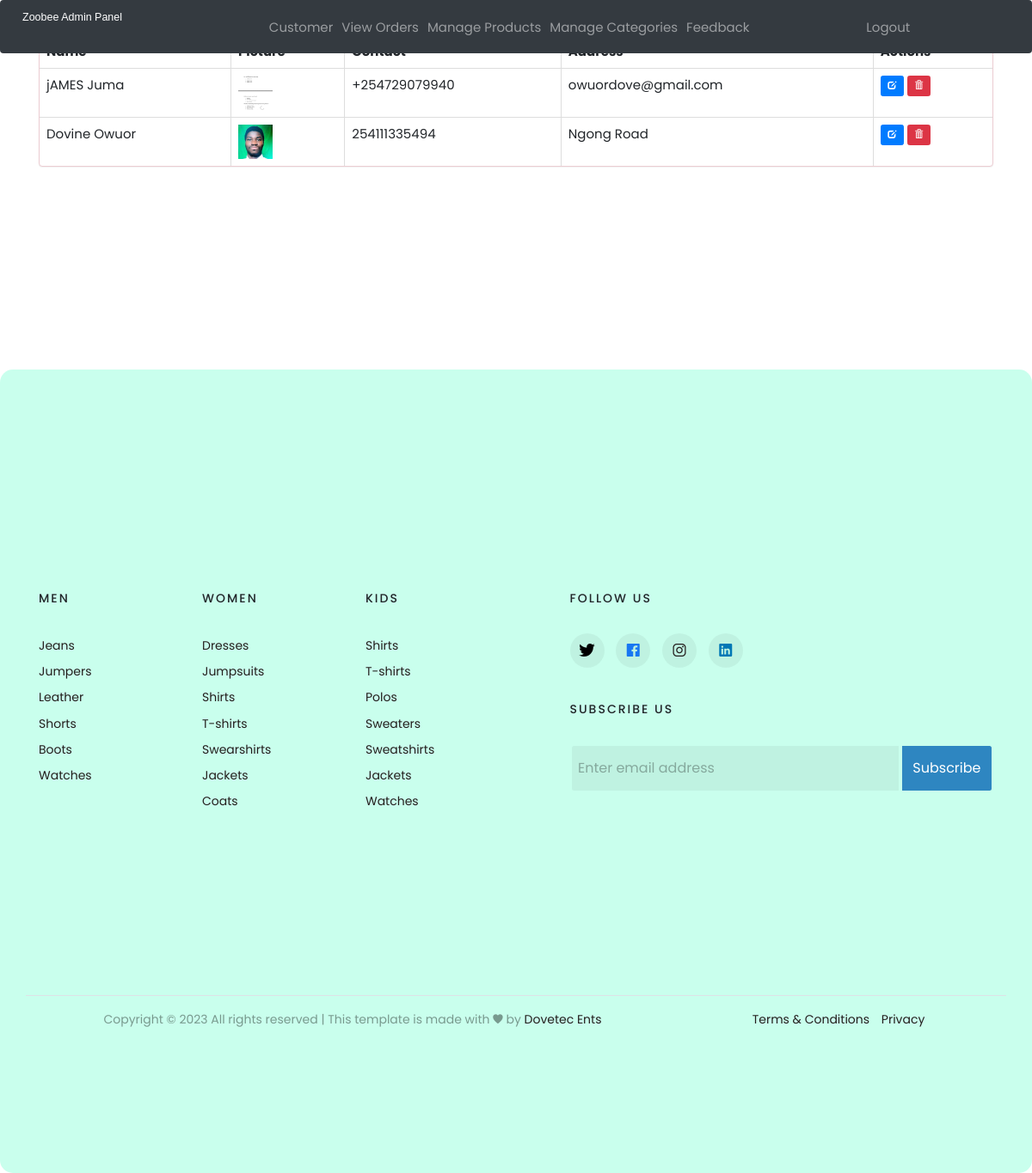
The app's page /view-customer (signed in) with its own data.
### ecom/models.py (models this page shows, shortened)
class Customer(models.Model):
    user=models.OneToOneField(User,on_delete=models.CASCADE)
    profile_pic= models.ImageField(upload_to='profile_pic/CustomerProfilePic/',null=True,blank=True)
    address = models.CharField(max_length=40)
    mobile = models.CharField(max_length=20,null=False)
    @property
    def get_name(self):
        return self.user.first_name+" "+self.user.last_name

### ecom/views.py (the view)
# urls.py: path('view-customer', views.view_customer_view,name='view-customer'),
@login_required(login_url='adminlogin')
def view_customer_view(request):
    customers=models.Customer.objects.all()
    return render(request,'ecom/view_customer.html',{'customers':customers})

### templates/ecom/view_customer.html (shortened to what this page needs)
{% extends 'ecom/admin_base.html' %}
{% block content %}
<head>
{% load static %}
  <link href="//netdna.bootstrapcdn.com/bootstrap/3.0.0/css/bootstrap.min.css" rel="stylesheet" id="bootstrap-css">
</head>
<div class="container">
  <div class="panel panel-danger">
    <div class="panel-heading">
      <h6 class="panel-title">Total Customers</h6>
    </div>
    <table class="table table-hover table-bordered" id="dev-table">
      <thead>
        <tr>
          <th>Name</th>
          <th>Picture</th>
          <th>Contact</th>
          <th>Address</th>
          <th>Actions</th>
        </tr>
      </thead>
      {% for c in customers %}
      <tr>
        <td> {{c.get_name}}</td>
        <td> <img src="{% static c.profile_pic.url %}" alt="Profile Pic" height="40px" width="40px" /></td>
        <td>{{c.mobile}}</td>
        <td>{{c.address}}</td>
        <td><a class="btn btn-primary btn-xs" href="{% url 'update-customer' c.id  %}"><span
              class="glyphicon glyphicon-edit"></span></a>
          <a class="btn btn-danger btn-xs" href="{% url 'delete-customer' c.id  %}"><span
              class="glyphicon glyphicon-trash"></span></a>
        </td>
      </tr>
      {% endfor %}
    </table>
  </div>
</div>
{% endblock content %}

### templates/ecom/admin_base.html (style rules this page uses)
body { margin: 0; padding: 0; box-sizing: border-box; }

### templates/ecom/view_customer.html (style rules this page uses)
a:link { text-decoration: none; }
h6 { text-align: center; }

### records on screen
Customer: get_name "jAMES Juma", profile_pic (picture), mobile "+254729079940", address "owuordove@gmail.com"
Customer: get_name "Dovine Owuor", profile_pic (picture), mobile "254111335494", address "Ngong Road"
